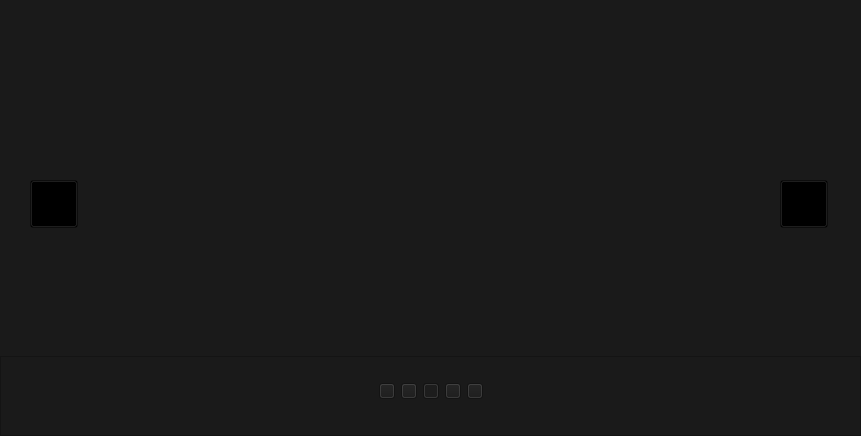
<?xml version="1.0" encoding="UTF-8"?>
<ui version="4.0">
 <class>BannaWidget</class>
 <widget class="QWidget" name="BannaWidget">
  <property name="geometry">
   <rect>
    <x>0</x>
    <y>0</y>
    <width>861</width>
    <height>436</height>
   </rect>
  </property>
  <property name="windowTitle">
   <string>BannaWidget</string>
  </property>
  <property name="styleSheet">
   <string notr="true">QWidget,QFrame
{
background-color: #1A1A1A;
}</string>
  </property>
  <layout class="QVBoxLayout" name="verticalLayout">
   <property name="spacing">
    <number>0</number>
   </property>
   <property name="leftMargin">
    <number>0</number>
   </property>
   <property name="topMargin">
    <number>0</number>
   </property>
   <property name="rightMargin">
    <number>0</number>
   </property>
   <property name="bottomMargin">
    <number>0</number>
   </property>
   <item>
    <widget class="QWidget" name="widgetImage" native="true">
     <property name="styleSheet">
      <string notr="true">QLabel
{
border-radius:6px;
}</string>
     </property>
     <widget class="QLabel" name="labelFirst">
      <property name="geometry">
       <rect>
        <x>30</x>
        <y>100</y>
        <width>320</width>
        <height>200</height>
       </rect>
      </property>
      <property name="text">
       <string/>
      </property>
     </widget>
     <widget class="QLabel" name="labelSecond">
      <property name="geometry">
       <rect>
        <x>90</x>
        <y>70</y>
        <width>400</width>
        <height>250</height>
       </rect>
      </property>
      <property name="text">
       <string/>
      </property>
     </widget>
     <widget class="QLabel" name="labelThird">
      <property name="geometry">
       <rect>
        <x>190</x>
        <y>50</y>
        <width>480</width>
        <height>300</height>
       </rect>
      </property>
      <property name="text">
       <string/>
      </property>
     </widget>
     <widget class="QLabel" name="labelFourth">
      <property name="geometry">
       <rect>
        <x>370</x>
        <y>70</y>
        <width>400</width>
        <height>250</height>
       </rect>
      </property>
      <property name="text">
       <string/>
      </property>
     </widget>
     <widget class="QLabel" name="labelFifth">
      <property name="geometry">
       <rect>
        <x>510</x>
        <y>100</y>
        <width>320</width>
        <height>200</height>
       </rect>
      </property>
      <property name="text">
       <string/>
      </property>
     </widget>
     <widget class="QPushButton" name="pushButtonLeft">
      <property name="geometry">
       <rect>
        <x>30</x>
        <y>180</y>
        <width>48</width>
        <height>48</height>
       </rect>
      </property>
      <property name="styleSheet">
       <string notr="true">background-color: transparent;
border-image: url(:/res/res/image/other/less_than.png);</string>
      </property>
      <property name="text">
       <string/>
      </property>
     </widget>
     <widget class="QPushButton" name="pushButtonRight">
      <property name="geometry">
       <rect>
        <x>780</x>
        <y>180</y>
        <width>48</width>
        <height>48</height>
       </rect>
      </property>
      <property name="styleSheet">
       <string notr="true">background-color: transparent;background-color: transparent;
border-image: url(:/res/res/image/other/more_than.png);</string>
      </property>
      <property name="text">
       <string/>
      </property>
     </widget>
    </widget>
   </item>
   <item>
    <widget class="QFrame" name="frameDot">
     <property name="minimumSize">
      <size>
       <width>0</width>
       <height>30</height>
      </size>
     </property>
     <property name="maximumSize">
      <size>
       <width>16777215</width>
       <height>80</height>
      </size>
     </property>
     <property name="styleSheet">
      <string notr="true">QPushButton
{
	border-image: url(:/res/res/image/other/normal_gray.png);
}

QPushButton:checked
{
border-image: url(:/res/res/image/other/hover_blue.png);
}</string>
     </property>
     <property name="frameShape">
      <enum>QFrame::StyledPanel</enum>
     </property>
     <property name="frameShadow">
      <enum>QFrame::Raised</enum>
     </property>
     <layout class="QHBoxLayout" name="horizontalLayout">
      <property name="leftMargin">
       <number>0</number>
      </property>
      <property name="topMargin">
       <number>25</number>
      </property>
      <property name="rightMargin">
       <number>0</number>
      </property>
      <property name="bottomMargin">
       <number>35</number>
      </property>
      <item>
       <spacer name="horizontalSpacer">
        <property name="orientation">
         <enum>Qt::Horizontal</enum>
        </property>
        <property name="sizeHint" stdset="0">
         <size>
          <width>287</width>
          <height>20</height>
         </size>
        </property>
       </spacer>
      </item>
      <item>
       <widget class="QPushButton" name="pushButtonFirst">
        <property name="minimumSize">
         <size>
          <width>16</width>
          <height>16</height>
         </size>
        </property>
        <property name="maximumSize">
         <size>
          <width>16</width>
          <height>16</height>
         </size>
        </property>
        <property name="text">
         <string/>
        </property>
        <property name="checkable">
         <bool>true</bool>
        </property>
       </widget>
      </item>
      <item>
       <widget class="QPushButton" name="pushButtonSecond">
        <property name="minimumSize">
         <size>
          <width>16</width>
          <height>16</height>
         </size>
        </property>
        <property name="maximumSize">
         <size>
          <width>16</width>
          <height>16</height>
         </size>
        </property>
        <property name="text">
         <string/>
        </property>
        <property name="checkable">
         <bool>true</bool>
        </property>
       </widget>
      </item>
      <item>
       <widget class="QPushButton" name="pushButtonThird">
        <property name="minimumSize">
         <size>
          <width>16</width>
          <height>16</height>
         </size>
        </property>
        <property name="maximumSize">
         <size>
          <width>16</width>
          <height>16</height>
         </size>
        </property>
        <property name="text">
         <string/>
        </property>
        <property name="checkable">
         <bool>true</bool>
        </property>
        <property name="checked">
         <bool>true</bool>
        </property>
       </widget>
      </item>
      <item>
       <widget class="QPushButton" name="pushButtonFourth">
        <property name="minimumSize">
         <size>
          <width>16</width>
          <height>16</height>
         </size>
        </property>
        <property name="maximumSize">
         <size>
          <width>16</width>
          <height>16</height>
         </size>
        </property>
        <property name="text">
         <string/>
        </property>
        <property name="checkable">
         <bool>true</bool>
        </property>
       </widget>
      </item>
      <item>
       <widget class="QPushButton" name="pushButtonFifth">
        <property name="minimumSize">
         <size>
          <width>16</width>
          <height>16</height>
         </size>
        </property>
        <property name="maximumSize">
         <size>
          <width>16</width>
          <height>16</height>
         </size>
        </property>
        <property name="text">
         <string/>
        </property>
        <property name="checkable">
         <bool>true</bool>
        </property>
       </widget>
      </item>
      <item>
       <spacer name="horizontalSpacer_2">
        <property name="orientation">
         <enum>Qt::Horizontal</enum>
        </property>
        <property name="sizeHint" stdset="0">
         <size>
          <width>287</width>
          <height>20</height>
         </size>
        </property>
       </spacer>
      </item>
     </layout>
    </widget>
   </item>
  </layout>
 </widget>
 <layoutdefault spacing="6" margin="11"/>
 <resources/>
 <connections/>
</ui>
